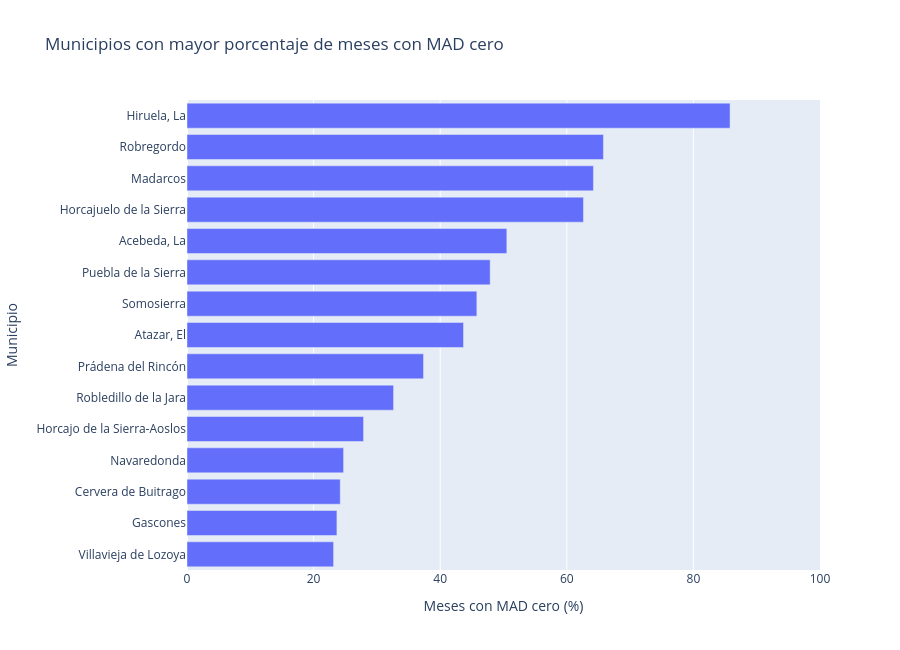

Notebook code cell kept with this figure:
### Code cell
datos_mad_grafico = (
    ranking_mad_cero.head(15)
    .sort_values("pct_mad_cero")
)

fig = px.bar(
    datos_mad_grafico,
    x="pct_mad_cero",
    y="municipio",
    orientation="h",
    title="Municipios con mayor porcentaje de meses con MAD cero",
    labels={
        "pct_mad_cero": "Meses con MAD cero (%)",
        "municipio": "Municipio",
    },
    hover_data=[
        "meses_mad_cero",
        "meses_observados",
        "mediana_paro_total",
    ],
)

fig.update_xaxes(range=[0, 100])
fig.update_layout(height=650)
fig.show()

### Figure 1 — Plotly figure (JSON) as saved in the notebook; plotly's stock layout.template omitted (floating-point values rounded to 4 significant figures)
{"data": [{"customdata": [[44.0, 190.0, 14.0], [45.0, 190.0, 10.0], [46.0, 190.0, 11.0], [47.0, 190.0, 7.0], [53.0, 190.0, 9.0], [62.0, 190.0, 7.0], [71.0, 190.0, 5.0], [83.0, 190.0, 9.0], [87.0, 190.0, 4.0], [91.0, 190.0, 5.0], [96.0, 190.0, 5.0], [119.0, 190.0, 3.0], [122.0, 190.0, 2.0], [125.0, 190.0, 3.0], [163.0, 190.0, 1.0]], "hovertemplate": "Meses con MAD cero (%)=%{x}<br>Municipio=%{y}<br>meses_mad_cero=%{customdata[0]}<br>meses_observados=%{customdata[1]}<br>mediana_paro_total=%{customdata[2]}<extra></extra>", "legendgroup": "", "marker": {"color": "#636efa", "pattern": {"shape": ""}}, "name": "", "orientation": "h", "showlegend": false, "textposition": "auto", "type": "bar", "x": [23.16, 23.68, 24.21, 24.74, 27.89, 32.63, 37.37, 43.68, 45.79, 47.89, 50.53, 62.63, 64.21, 65.79, 85.79], "xaxis": "x", "y": ["Villavieja de Lozoya", "Gascones", "Cervera de Buitrago", "Navaredonda", "Horcajo de la Sierra-Aoslos", "Robledillo de la Jara", "Prádena del Rincón", "Atazar, El", "Somosierra", "Puebla de la Sierra", "Acebeda, La", "Horcajuelo de la Sierra", "Madarcos", "Robregordo", "Hiruela, La"], "yaxis": "y"}], "layout": {"barmode": "relative", "height": 650, "legend": {"tracegroupgap": 0}, "title": {"text": "Municipios con mayor porcentaje de meses con MAD cero"}, "xaxis": {"anchor": "y", "domain": [0, 1], "range": [0, 100], "title": {"text": "Meses con MAD cero (%)"}}, "yaxis": {"anchor": "x", "domain": [0, 1], "title": {"text": "Municipio"}}}}
